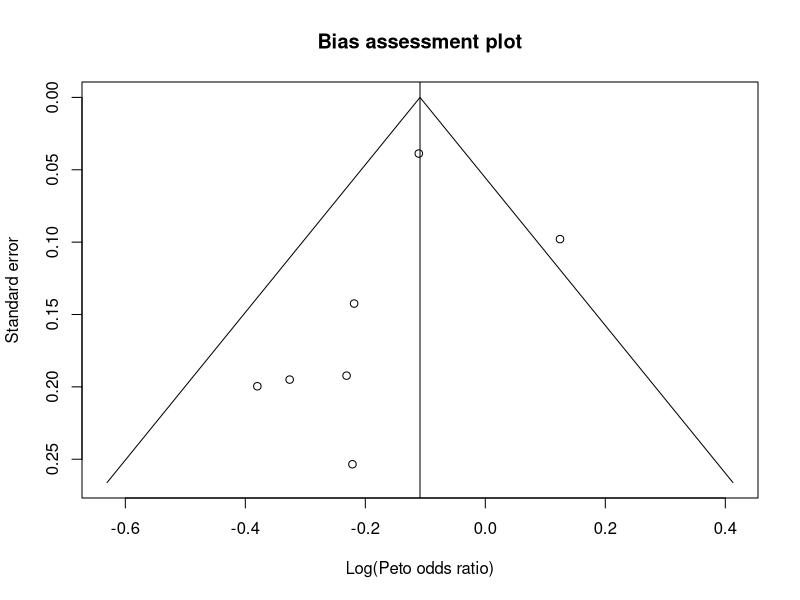
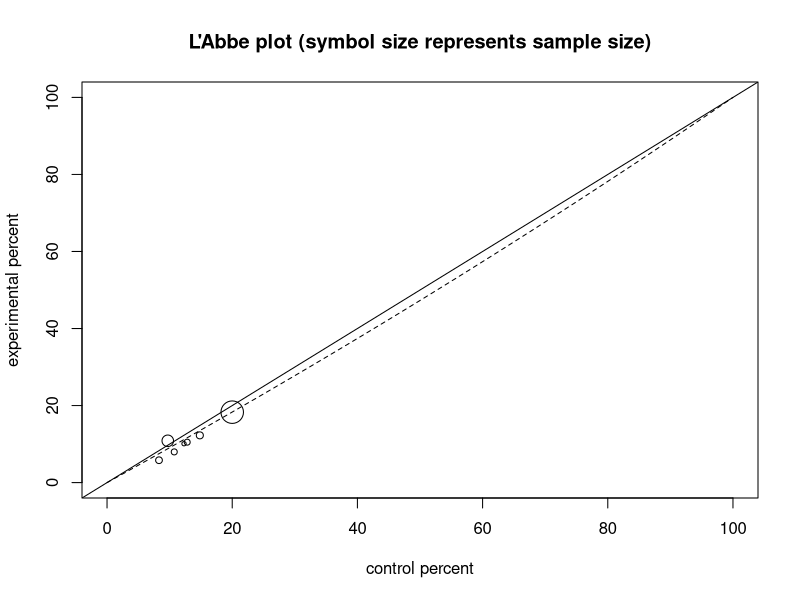
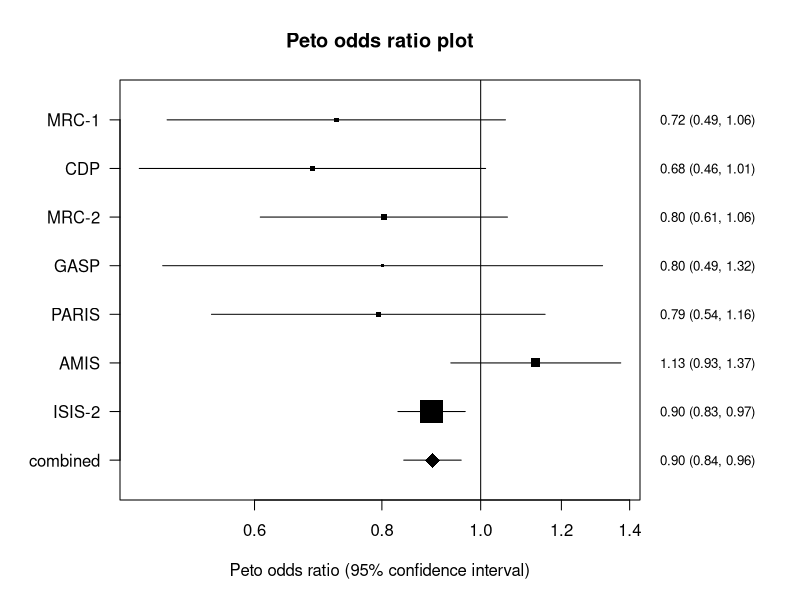
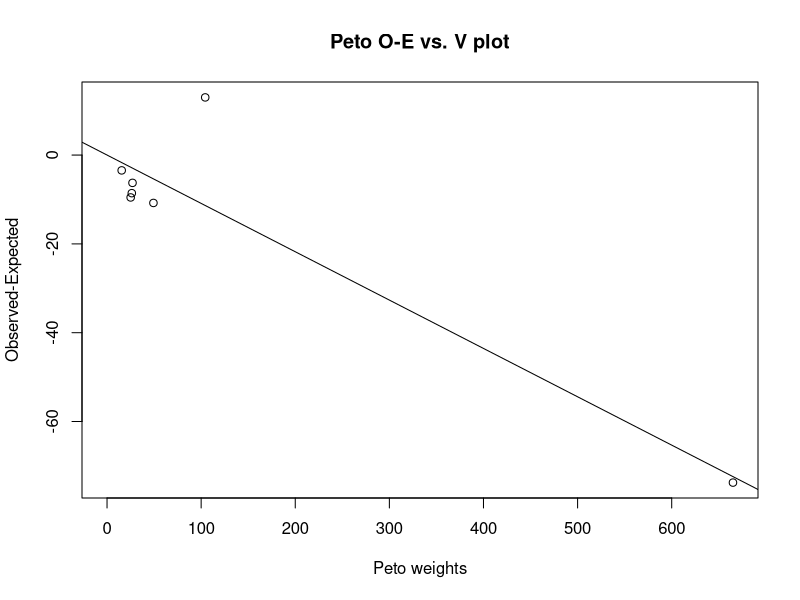

These charts were generated, in order, by the following R code:
# Peto odds ratio meta-analysis: the StatsDirect help example (Fleiss 1993, deaths after
# heart attack in seven trials of aspirin; the test workbook's Meta-analysis worksheet
# columns Exposed total, Exposed cases, Non-exposed total, Non-exposed cases and Study)
# in R
study <- c("MRC-1", "CDP", "MRC-2", "GASP", "PARIS", "AMIS", "ISIS-2")
aspirin <- c(615, 758, 832, 317, 810, 2267, 8587)
aspirin_deaths <- c(49, 44, 102, 32, 85, 246, 1570)
control <- c(624, 771, 850, 309, 406, 2257, 8600)
control_deaths <- c(67, 64, 126, 38, 52, 219, 1720)

# Base R has no meta-analysis function, so each study's fourfold table is worked as the
# formulae above give it: a and b are the deaths on aspirin and on control, cc and dd
# the survivors (not c and d, which would hide two of R's own functions), and n is the
# size of the study
a <- aspirin_deaths
b <- control_deaths
cc <- aspirin - aspirin_deaths
dd <- control - control_deaths
n <- a + b + cc + dd
k <- length(a)
print(data.frame(study, a, b, cc, dd))
six <- function(x) formatC(x, digits = 6, format = "f", drop0trailing = TRUE)
pv <- function(p) {
  if (p < 0.0001) "P < 0.0001" else
    paste("P =", formatC(p, digits = 4, format = "f", drop0trailing = TRUE))
}

# O - E is the number of deaths on aspirin less the number expected if aspirin had no
# effect; V is the hypergeometric variance of that number, and it is also the weight of
# the study. The Peto odds ratio is exp((O - E) / V), with its interval from the normal
# distribution.
E <- (a + b) * (a + cc) / n
oe <- a - E
V <- (a + b) * (cc + dd) * (a + cc) * (b + dd) / (n^2 * (n - 1))
z <- qnorm(0.975)
or <- exp(oe / V)
lower <- exp((oe - z * sqrt(V)) / V)
upper <- exp((oe + z * sqrt(V)) / V)
cat("Stratum, O-E, odds ratio, 95% CI:\n")
for (i in 1:k) {
  cat(i, six(oe[i]), six(or[i]), six(lower[i]), six(upper[i]), study[i], "\n")
}

# The standardised effect is the log odds ratio, (O - E) / V, whose variance is 1 / V;
# the weights are the V as percentages of their total
cat("Stratum, standardised effect, variance, % weight:\n")
for (i in 1:k) {
  cat(i, six(log(or[i])), six(1 / V[i]), six(100 * V[i] / sum(V)), study[i], "\n")
}

# Each study's test of no effect: z = (O - E) / sqrt(V) against the normal distribution
zi <- oe / sqrt(V)
cat("Stratum, V, z, P (two sided):\n")
for (i in 1:k) {
  cat(i, six(V[i]), six(zi[i]), pv(2 * pnorm(-abs(zi[i]))), study[i], "\n")
}

# The pooled odds ratio (fixed effects): the sums of O - E and of V take the place of
# the single study's in the same formulae
sum_oe <- sum(oe)
sum_V <- sum(V)
pooled <- exp(sum_oe / sum_V)
pooled_lower <- exp((sum_oe - z * sqrt(sum_V)) / sum_V)
pooled_upper <- exp((sum_oe + z * sqrt(sum_V)) / sum_V)
z_pooled <- sum_oe / sqrt(sum_V)
cat("Pooled odds ratio = ", six(pooled), " (95% CI = ", six(pooled_lower), " to ",
    six(pooled_upper), ")\n", sep = "")
cat("Z (test of odds ratio differs from 1) =", six(z_pooled), " ",
    pv(2 * pnorm(-abs(z_pooled))), "\n")

# Non-combinability: Cochran's Q is the weighted sum of squared differences between the
# studies' log odds ratios and the pooled one, with the V as weights, referred to the
# chi-square distribution with k - 1 degrees of freedom. I-squared is 100 (Q - df) / Q,
# not below zero. Its interval is the non-central chi-square method of Hedges and
# Pigott (2001) that the report uses: Q is treated as a non-central chi-square variable
# on df degrees of freedom, and each limit is the non-centrality parameter at which the
# observed Q sits at the 97.5th (lower limit) or the 2.5th (upper limit) percentile,
# found with uniroot and pchisq; a limit is 0 when the central distribution already
# puts Q below that percentile. A non-centrality lambda gives
# I-squared = lambda / (df + lambda)
Q <- sum(V * (log(or) - log(pooled))^2)
dfq <- k - 1
cat("Cochran Q = ", six(Q), "  (df = ", dfq, ")  ",
    pv(pchisq(Q, dfq, lower.tail = FALSE)), "\n", sep = "")
one <- function(x) formatC(x, digits = 1, format = "f", drop0trailing = TRUE)
i2 <- max(0, 100 * (Q - dfq) / Q)
ncp_limit <- function(p) {
  if (pchisq(Q, dfq) <= p) return(0)
  # the bracket Q + 1000 is ample: the distribution function there is near 0
  uniroot(function(l) pchisq(Q, dfq, ncp = l) - p, c(0, Q + 1000), tol = 1e-10)$root
}
lambda <- c(ncp_limit(0.975), ncp_limit(0.025))
i2_ci <- 100 * lambda / (dfq + lambda)
cat("I2 (inconsistency) = ", one(i2), "% (95% CI = ", one(i2_ci[1]), "% to ",
    one(i2_ci[2]), "%)\n", sep = "")

# Bias indicators. Each study's standard error of the log odds ratio is 1 / sqrt(V).
# Begg and Mazumdar's test is Kendall's tau between the standardised deviates of the
# studies from the pooled log odds ratio and their variances; the exact P holds when
# there are no ties among either, as here. The report notes the test's low power with
# fewer than eleven studies.
se <- 1 / sqrt(V)
deviate <- (log(or) - log(pooled)) / sqrt(se^2 - 1 / sum_V)
begg <- cor.test(deviate, se^2, method = "kendall", exact = TRUE)
cat("Begg-Mazumdar: Kendall's tau =", six(begg$estimate), " ", pv(begg$p.value),
    "(low power)\n")

# Egger's test regresses each log odds ratio divided by its standard error on the
# precision, 1 / standard error: the bias is the intercept, tested with Student's t on
# k - 2 degrees of freedom and given a 90% interval, twice the alpha of the analysis
egger <- lm(I(log(or) / se) ~ I(1 / se))
egger_ci <- confint(egger, level = 0.9)
cat("Egger: bias = ", six(coef(egger)[1]), " (90% CI = ", six(egger_ci[1, 1]), " to ",
    six(egger_ci[1, 2]), ")  ", pv(summary(egger)$coefficients[1, 4]), "\n", sep = "")

# Harbord's modification regresses the score O - E divided by sqrt(V) on sqrt(V). For
# the Peto odds ratio that is the same regression as Egger's, since the log odds ratio
# over its standard error is (O - E) / sqrt(V) and the precision is sqrt(V), so the two
# tests agree
harbord <- lm(I(oe / sqrt(V)) ~ sqrt(V))
harbord_ci <- confint(harbord, level = 0.9)
cat("Harbord-Egger: bias = ", six(coef(harbord)[1]), " (90% CI = ",
    six(harbord_ci[1, 1]), " to ", six(harbord_ci[1, 2]), ")  ",
    pv(summary(harbord)$coefficients[1, 4]), "\n", sep = "")

# The report's charts. First the bias assessment (funnel) plot: each log odds ratio
# against its standard error, the axis reversed so that the 95% cone about the pooled
# log odds ratio opens downwards
se_top <- max(se) * 1.05
plot(log(or), se, ylim = c(se_top, 0), xlab = "Log(Peto odds ratio)",
     ylab = "Standard error", main = "Bias assessment plot",
     xlim = range(log(or), log(pooled) + c(-1, 1) * z * se_top))
abline(v = log(pooled))
lines(log(pooled) + c(-1, 0, 1) * z * se_top, c(se_top, 0, se_top))

# The L'Abbe plot: the percentage of deaths on aspirin against that on control, each
# study drawn with a symbol whose size grows with its sample size, the line of
# equality, and the dashed curve on which a study with the pooled odds ratio lies
# whatever its control rate
plot(100 * b / (b + dd), 100 * a / (a + cc), xlim = c(0, 100), ylim = c(0, 100),
     cex = 3 * sqrt(n / max(n)), xlab = "control percent",
     ylab = "experimental percent",
     main = "L'Abbe plot (symbol size represents sample size)")
abline(0, 1)
pc <- 0:100
lines(pc, 100 * pooled * pc / (100 - pc + pooled * pc), lty = 2)

# The Peto odds ratio (forest) plot on a log scale: each study's odds ratio with its 95%
# interval and a square whose size grows with its weight, the line of no effect, and
# the pooled odds ratio and interval at the foot
par(mar = c(5, 6, 4, 8))
plot(c(lower, pooled_lower), k:0, type = "n", log = "x", yaxt = "n",
     xlim = range(lower, upper), ylim = c(-0.5, k + 0.5), ylab = "",
     xlab = "Peto odds ratio (95% confidence interval)", main = "Peto odds ratio plot")
segments(lower, k:1, upper, k:1)
points(or, k:1, pch = 15, cex = 3 * sqrt(V / max(V)))
segments(pooled_lower, 0, pooled_upper, 0)
points(pooled, 0, pch = 18, cex = 2)
abline(v = 1)
axis(2, at = k:0, labels = c(study, "combined"), las = 1)
label <- sprintf("%.2f (%.2f, %.2f)", c(or, pooled), c(lower, pooled_lower),
                 c(upper, pooled_upper))
mtext(label, side = 4, at = k:0, las = 1, line = 1, cex = 0.8)
par(mar = c(5, 4, 4, 2) + 0.1)

# And the plot of O - E against V, both axes including the origin: the studies fall
# along the line through the origin with the slope of the pooled log odds ratio when
# all of them share one odds ratio
plot(V, oe, xlim = c(0, max(V)), ylim = range(0, oe), xlab = "Peto weights",
     ylab = "Observed-Expected", main = "Peto O-E vs. V plot")
abline(0, log(pooled))
